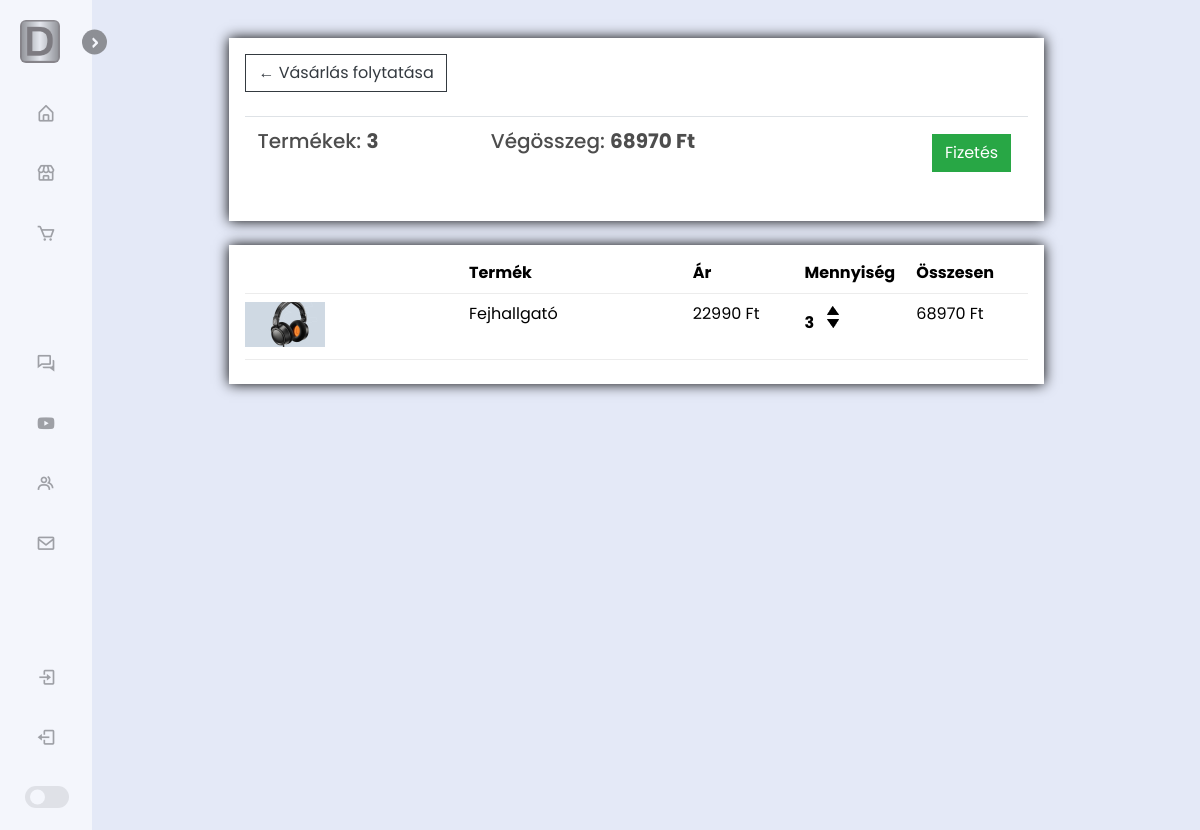
The app's page /cart/ (signed in) with its own data.
### store/models.py (models this page shows, shortened)
class Order(models.Model):
    customer = models.ForeignKey(Customer, on_delete=models.SET_NULL, blank=True, null=True)
    date_ordered = models.DateTimeField(auto_now_add=True)
    complete = models.BooleanField(default=False, null=True, blank=False)
    transaction_id = models.CharField(max_length=200, null = True)
    @property
    def get_cart_total(self):
        orderitems = self.orderitem_set.all()
        total = sum([item.get_total for item in orderitems])
        return total
    @property
    def get_cart_items(self):
        orderitems = self.orderitem_set.all()
        total = sum([item.quantity for item in orderitems])
        return total

class OrderItem(models.Model):
    product = models.ForeignKey(Product, on_delete=models.SET_NULL, blank=True, null=True)
    order = models.ForeignKey(Order, on_delete=models.SET_NULL, blank=True, null=True)
    quantity = models.IntegerField(default=0, null=True, blank=True)
    date_added = models.DateTimeField(auto_now_add=True)
    @property
    def get_total(self):
        total = self.product.price * self.quantity
        return total

class Product(models.Model):
    pname = models.CharField(max_length=200, null=True)
    price = models.IntegerField()
    digital = models.BooleanField(default=False, null=True, blank=False)
    image = models.ImageField(null=True, blank=True)
    description = models.CharField(max_length=200, blank=True, default='')
    brand = models.ForeignKey(Brand, on_delete=models.CASCADE, null=True)
    category = models.ManyToManyField(Category)
    category2 = models.ManyToManyField(Category2, blank=True)
    rating = models.FloatField(default=0)
    @property
    def imageURL(self):
        try:
            url = self.image.url
        except:
            url = ''
        return url

### store/views.py (the view)
# urls.py: path('cart/', views.cart, name="cart"),
def cart(request):
    if request.user.is_authenticated:
        customer = request.user.customer
        order, created = Order.objects.get_or_create(customer = customer, complete=False)
        items = order.orderitem_set.all()
    else:
        items = []
        order = {'get_cart_total':0, 'get_cart_items':0}
    context = {'items':items, 'order':order}
    return render(request, 'store/cart.html', context)

### store/templates/store/cart.html
{% extends 'store/main.html' %}
{% load static %}
{% block content %}
<div class="row">
	<div class="col-lg-12">
		<div class="box-element">
               <a  class="btn btn-outline-dark" href="{% url 'store' %}">&#x2190; Vásárlás folytatása</a>
               <br>
               <br>
               <table class="table">
                    <tr>
                         <th><h5>Termékek: <strong>{{order.get_cart_items}}</strong></h5></th>
                         <th><h5>Végösszeg: <strong>{{order.get_cart_total}} Ft</strong></h5></th>
                         <th>
                              <a  style="float:right; margin:5px;" class="btn btn-success" href="{% url 'checkout' %}">Fizetés</a>
                         </th>
                    </tr>
               </table>
          </div>
		<br>
		<div class="box-element">
               <div class="cart-row">
                    <div style="flex:2"></div>
                    <div style="flex:2"><strong>Termék</strong></div>
                    <div style="flex:1"><strong>Ár</strong></div>
                    <div style="flex:1"><strong>Mennyiség</strong></div>
                    <div style="flex:1"><strong>Összesen</strong></div>
               </div>
               {% for item in items %}
               <div class="cart-row">
                    <div style="flex:2"><img class="row-image" src="{{item.product.imageURL}}"></div>
                    <div style="flex:2"><p>{{item.product.pname}}</p></div>
                    <div style="flex:1"><p>{{item.product.price|floatformat:0}} Ft</p></div>
                    <div style="flex:1">
                         <p class="quantity">{{item.quantity}}</p>
                         <div class="quantity">
                              <img data-product="{{item.product.id}}" data-action="add" class="chg-quantity update-cart" src="{% static  'images/arrow-up.png' %}">
                              <img data-product="{{item.product.id}}" data-action="remove" class="chg-quantity update-cart" src="{% static  'images/arrow-down.png' %}">
                         </div>
                    </div>
                    <div style="flex:1"><p>{{item.get_total|floatformat:0}} Ft</p></div>
               </div>
               {% endfor %}
	</div>
</div>
{% endblock content %}

### static/css/main-page.css (style rules this page uses)
* { margin: 0; padding: 0; box-sizing: border-box; font-family: 'Poppins', sans-serif; }
:root { --body-color: #e4e9f7; --sidebar-color: #fff; --primary-color: #695cfe; --primary-color-light: #f6f5ff; --toggle-color: #ddd; --text-color: #707070; --text-color-dark: #f6f5ff; --grey: #545454; --black: #000000; --white: #fff; --tran-02: all 0.2s ease; --tran-03: all 0.3s ease; --tran-04: all 0.4s ease; --tran-05: all 0.5s ease; }
body { height: 100vh; background: var(--body-color); transition: var(--tran-04); }
h1,h2,h3,h4,h5,h6 { color:hsl(0, 0%, 30%); }
.box-element { box-shadow: var(--black) 0 0 1.6vh; background-color: #fff; padding: 2vh; color: var(--black); }
.col-lg-4, .col-lg-6, .col-lg-8, .col-lg-12 { margin-top: 1vh; }
.btn { border-radius: 0; }
.row-image { width: 10vh; }
.cart-row { display: flex; align-items: flex-stretch; padding-bottom: 1vh; margin-bottom: 1vh; border-bottom: 1px solid #ececec; }
.quantity { display: inline-block; font-weight: 700; padding-right:1vh; }
.chg-quantity { width: 12px; cursor: pointer; display: block; margin-top: 0.5vh; transition:.1s; }

### static/css/store.css (style rules this page uses)
:root { --body-color: #e4e9f7; --sidebar-color: #fff; --primary-color: #695cfe; --primary-color-light: #f6f5ff; --toggle-color: #ddd; --text-color: #707070; --text-color-dark: #f6f5ff; --grey: #545454; --black: #000000; --white: #fff; --tran-02: all 0.2s ease; --tran-03: all 0.3s ease; --tran-04: all 0.4s ease; --tran-05: all 0.5s ease; }

### records on screen
Order: get_cart_items "3", get_cart_total "68970"
OrderItem: product.imageURL (picture), product.pname "Fejhallgató", product.price "22990", quantity "3", get_total "68970"
